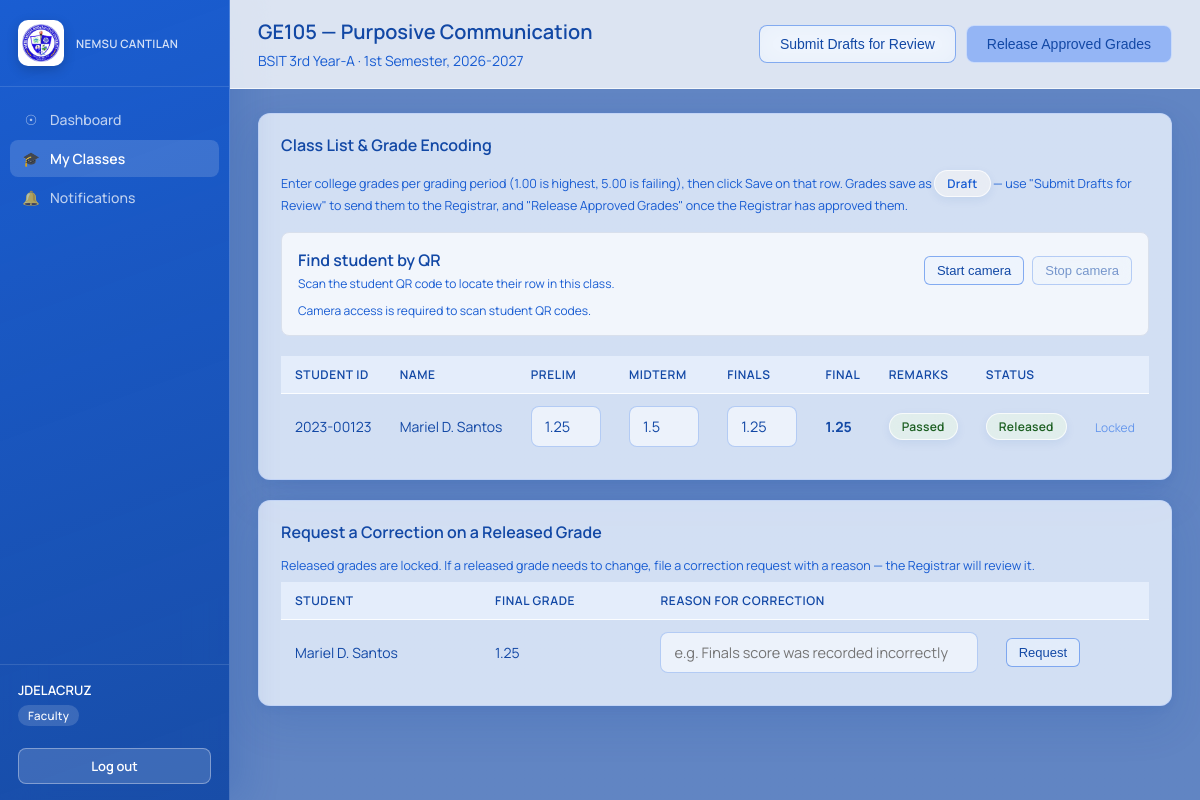
Page /faculty/classes/3/encode (signed in) on the committed database.
### tables this page shows
CREATE TABLE subjects (
    id INTEGER PRIMARY KEY AUTOINCREMENT,
    code TEXT UNIQUE NOT NULL,
    name TEXT NOT NULL,
    units REAL NOT NULL DEFAULT 3
);

CREATE TABLE sections (
    id INTEGER PRIMARY KEY AUTOINCREMENT,
    program TEXT NOT NULL,
    year_level TEXT NOT NULL,
    section_name TEXT NOT NULL,
    UNIQUE(program, year_level, section_name)
);

CREATE TABLE class_offerings (
    id INTEGER PRIMARY KEY AUTOINCREMENT,
    subject_id INTEGER NOT NULL REFERENCES subjects(id),
    section_id INTEGER NOT NULL REFERENCES sections(id),
    faculty_user_id INTEGER REFERENCES users(id),
    semester TEXT NOT NULL CHECK (semester IN ('1st Semester', '2nd Semester', 'Summer')),
    school_year TEXT NOT NULL
, meeting_time TEXT, meeting_days TEXT);

CREATE TABLE grades (
    id INTEGER PRIMARY KEY AUTOINCREMENT,
    enrollment_id INTEGER UNIQUE NOT NULL REFERENCES enrollments(id),
    prelim REAL,
    midterm REAL,
    finals REAL,
    final_grade REAL,
    remarks TEXT,
    status TEXT NOT NULL DEFAULT 'draft'
        CHECK (status IN ('draft', 'submitted', 'approved', 'released')),
    updated_at TEXT NOT NULL DEFAULT (datetime('now'))
);

CREATE TABLE students (
    user_id INTEGER PRIMARY KEY REFERENCES users(id) ON DELETE CASCADE,
    student_id TEXT UNIQUE NOT NULL,
    full_name TEXT NOT NULL,
    program TEXT NOT NULL,
    year_level TEXT NOT NULL,
    section TEXT NOT NULL
, profile_image TEXT);

### routes/faculty.py (the view, shortened to what this page needs)
@bp.route("/classes/<int:offering_id>/encode", methods=["GET", "POST"])
@role_required("faculty")
def encode(offering_id):
    conn = get_db()
    offering = _offering_belongs_to_me(conn, offering_id)
    subject = conn.execute("SELECT * FROM subjects WHERE id = ?",
                            (offering["subject_id"],)).fetchone()
    section = conn.execute("SELECT * FROM sections WHERE id = ?",
                            (offering["section_id"],)).fetchone()
    students = conn.execute(
        """SELECT st.user_id, st.student_id, st.full_name, g.id AS grade_id,
                  g.prelim, g.midterm, g.finals, g.final_grade, g.remarks, g.status
           FROM enrollments e
           JOIN students st ON st.user_id = e.student_user_id
           LEFT JOIN grades g ON g.enrollment_id = e.id
           WHERE e.offering_id = ?
           ORDER BY st.full_name""",
        (offering_id,),
    ).fetchall()
    conn.close()
    return render_template(
        "faculty/encode.html", offering=offering, subject=subject, section=section,
        students=students,
    )

### app.py (called while the page is built)
def create_app():
    app = Flask(__name__)
    app.secret_key = "ogvs-dev-secret-key-change-me"  # TODO: move to env var in production
    app.register_blueprint(auth_bp)
    app.register_blueprint(student_bp)
    app.register_blueprint(faculty_bp)
    app.register_blueprint(admin_bp)
    @app.context_processor
    def inject_globals():
        from flask import session
        return {"current_role": session.get("role"), "current_username": session.get("username")}
    @app.errorhandler(403)
    def forbidden(e):
        return "403 — You don't have access to this page.", 403
    @app.errorhandler(404)
    def not_found(e):
        return "404 — Page not found.", 404
    return app

### database.py (called while the page is built)
def get_db():
    DB_PATH.parent.mkdir(exist_ok=True)
    conn = sqlite3.connect(DB_PATH)
    conn.row_factory = sqlite3.Row
    conn.execute("PRAGMA foreign_keys = ON")
    return conn

### routes/faculty.py (called while the page is built)
def _offering_belongs_to_me(conn, offering_id):
    row = conn.execute(
        "SELECT * FROM class_offerings WHERE id = ? AND faculty_user_id = ?",
        (offering_id, session["user_id"]),
    ).fetchone()
    if not row:
        abort(403)
    return row

### templates/faculty/encode.html (shortened to what this page needs)
{% extends "base.html" %}
{% block page_title %}{{ subject.code }} — {{ subject.name }}{% endblock %}
{% block page_subtitle %}{{ section.program }} {{ section.year_level }}-{{ section.section_name }} · {{ offering.semester }}, {{ offering.school_year }}{% endblock %}
{% block topbar_actions %}
<div style="display:flex; gap:10px;">
  <form method="POST" action="{{ url_for('faculty.submit_for_review', offering_id=offering.id) }}">
    <button class="btn btn-outline" type="submit">Submit Drafts for Review</button>
  </form>
  <form method="POST" action="{{ url_for('faculty.release', offering_id=offering.id) }}">
    <button class="btn btn-gold" type="submit">Release Approved Grades</button>
  </form>
</div>
{% endblock %}
{% block content %}
<div class="card">
  <h3>Class List &amp; Grade Encoding</h3>
  <p style="color:var(--text-muted); font-size:12.5px; margin-bottom:16px;">
    Enter college grades per grading period (1.00 is highest, 5.00 is failing), then click Save on that row. Grades save as
    <span class="badge badge-draft">Draft</span> — use "Submit Drafts for Review" to
    send them to the Registrar, and "Release Approved Grades" once the Registrar
    has approved them.
  </p>
  <div class="student-qr-scanner">
    <div class="scanner-heading">
      <div>
        <h3>Find student by QR</h3>
        <p>Scan the student QR code to locate their row in this class.</p>
      </div>
      <div class="scanner-actions">
        <button class="btn btn-outline btn-sm" type="button" id="start-qr-scan">Start camera</button>
        <button class="btn btn-outline btn-sm" type="button" id="stop-qr-scan" disabled>Stop camera</button>
      </div>
    </div>
    <p id="student-qr-status" class="scanner-status" role="status" aria-live="polite">Camera access is required to scan student QR codes.</p>
  </div>
  <div class="table-wrap">
  <table>
    <thead>
      <tr>
        <th>Student ID</th><th>Name</th><th>Prelim</th><th>Midterm</th><th>Finals</th>
        <th>Final</th><th>Remarks</th><th>Status</th><th></th>
      </tr>
    </thead>
    <tbody>
      {% for s in students %}
      <tr data-student-id="{{ s.student_id }}">
        <form method="POST" action="{{ url_for('faculty.encode', offering_id=offering.id) }}">
        <td>{{ s.student_id }}</td>
        <td>{{ s.full_name }}</td>
        <td><input type="number" step="0.25" min="1" max="5" name="prelim" style="margin-bottom:0; width:70px;"
              value="{{ s.prelim if s.prelim is not none else '' }}"
              {% if s.status in ['approved','released'] %}disabled{% endif %}></td>
        <td><input type="number" step="0.25" min="1" max="5" name="midterm" style="margin-bottom:0; width:70px;"
              value="{{ s.midterm if s.midterm is not none else '' }}"
              {% if s.status in ['approved','released'] %}disabled{% endif %}></td>
        <td><input type="number" step="0.25" min="1" max="5" name="finals" style="margin-bottom:0; width:70px;"
              value="{{ s.finals if s.finals is not none else '' }}"
              {% if s.status in ['approved','released'] %}disabled{% endif %}></td>
        <td><strong>{{ s.final_grade if s.final_grade is not none else "—" }}</strong></td>
        <td>{% if s.remarks %}<span class="badge badge-{{ 'passed' if s.remarks == 'Passed' else ('failed' if s.remarks == 'Failed' else 'incomplete') }}">{{ s.remarks }}</span>{% else %}—{% endif %}</td>
        <td><span class="badge badge-{{ s.status or 'draft' }}">{{ (s.status or 'not started')|capitalize }}</span></td>
        <td>
          {% if s.status in ['approved','released'] %}
            <span style="color:#6597EC; font-size:12px;">Locked</span>
          {% else %}
            <button class="btn btn-primary btn-sm" type="submit">Save</button>
          {% endif %}
        </td>
        </form>
      </tr>
      {% endfor %}
    </tbody>
  </table>
  </div>
</div>
<div class="card">
  <h3>Request a Correction on a Released Grade</h3>
  <p style="color:var(--text-muted); font-size:12.5px;">
    Released grades are locked. If a released grade needs to change, file a
    correction request with a reason — the Registrar will review it.
  </p>
  {% set released_students = students|selectattr('status', 'equalto', 'released')|list %}
  {% if released_students %}
  <div class="table-wrap">
  <table>
    <thead><tr><th>Student</th><th>Final Grade</th><th>Reason for Correction</th><th></th></tr></thead>
    <tbody>
      {% for s in released_students %}
      <tr>
        <td>{{ s.full_name }}</td>
        <td>{{ s.final_grade }}</td>
        <form method="POST" action="{{ url_for('faculty.request_correction', grade_id=s.grade_id) }}">
        <td><input type="text" name="reason" placeholder="e.g. Finals score was recorded incorrectly" style="margin-bottom:0;" required></td>
        <td><button class="btn btn-outline btn-sm" type="submit">Request</button></td>
        </form>
      </tr>
      {% endfor %}
    </tbody>
  </table>
  </div>
  {% else %}
  <div class="empty-state">No released grades in this class yet.</div>
  {% endif %}
</div>
{% endblock %}

### static/css/style.css (style rules this page uses)
:root { --nemsu-navy: #1248a5; --nemsu-navy-dark: #1248a5; --nemsu-blue: #185cd2; --nemsu-blue-light: #ecf3fe; --nemsu-sky: #6597ec; --nemsu-gold: #94b5f5; --nemsu-gold-dark: #185cd2; --text-dark: #1248a5; --text-muted: #185cd2; --border: rgba(192,211,248,0.8); --bg: #ecf3fe; --white: #FFFFFF; --success: #1b5e20; --success-bg: #e8f5e9; --danger: #b71c1c; --danger-bg: #fdecea; --warning: #e65100; --warning-bg: #fff8e1; --info: #1248a5; --info-bg: #c0d3f8; --radius: 12px; --glass: rgba(236,243,254,0.82); --glass-strong: rgba(255,255,255,0.94); --shadow: 0 18px 42px rgba(18,72,165,0.14), 0 2px 8px rgba(18,72,165,0.08); }
* { box-sizing: border-box; }
body { margin: 0; font-family: 'Manrope', 'Segoe UI', Roboto, Arial, sans-serif; background: linear-gradient(rgba(18, 72, 165, 0.72), rgba(18, 72, 165, 0.72)), url('../img/1.jpg') center / cover fixed no-repeat; background-attachment: fixed; color: var(--text-dark); font-size: 15px; overflow-x: hidden; }
h1, h2, h3, h4 { margin: 0 0 6px; color: var(--text-dark); font-weight: 600; }
p { margin: 0 0 8px; color: var(--text-dark); }
.card { background: var(--glass); border: 1px solid var(--border); border-radius: var(--radius); box-shadow: var(--shadow); padding: 20px 22px; margin-bottom: 20px; }
.card h3 { font-size: 16px; margin-bottom: 14px; font-weight: 600; }
table { width: 100%; border-collapse: collapse; font-size: 14px; }
thead th { background: rgba(236,243,254,0.72); color: var(--nemsu-navy); text-align: left; padding: 10px 14px; font-size: 12px; font-weight: 600; text-transform: uppercase; letter-spacing: 0.05em; border-bottom: 1px solid rgba(255,255,255,0.68); }
tbody td { padding: 12px 14px; border-bottom: 1px solid rgba(192,211,248,0.55); vertical-align: middle; color: var(--text-dark); }
tbody tr:last-child td { border-bottom: none; }
.table-wrap { width: 100%; overflow-x: auto; -webkit-overflow-scrolling: touch; }
.table-wrap table { min-width: 640px; }
.badge { display: inline-block; padding: 4px 12px; border-radius: 99px; font-size: 12px; font-weight: 600; text-transform: capitalize; letter-spacing: 0.02em; border: 1px solid rgba(255,255,255,0.72); box-shadow: 0 3px 10px rgba(18,72,165,0.08); backdrop-filter: blur(10px); -webkit-backdrop-filter: blur(10px); }
.badge-passed, .badge-released, .badge-approved-status { background: rgba(232,245,233,0.68); color: var(--success); }
.badge-incomplete, .badge-draft { background: rgba(240,241,244,0.72); color: var(--text-muted); }
input[type=text], input[type=password], input[type=email], input[type=number], select, textarea { width: 100%; padding: 10px 13px; border: 1.5px solid rgba(101,151,236,0.42); border-radius: 8px; font-size: 14.5px; margin-bottom: 14px; background: rgba(255,255,255,0.58); color: var(--text-dark); font-family: inherit; transition: border-color 0.2s; }
.btn { display: inline-block; padding: 10px 20px; border-radius: 8px; border: none; font-size: 14px; font-weight: 500; cursor: pointer; text-decoration: none; text-align: center; transition: all 0.2s; border: 1px solid rgba(255,255,255,0.5); backdrop-filter: blur(12px); -webkit-backdrop-filter: blur(12px); }
.btn-gold { background: var(--nemsu-gold); color: var(--nemsu-navy); }
.btn-outline { background: rgba(236,243,254,0.65); color: var(--nemsu-navy); border: 1.5px solid rgba(54,118,231,0.58); }
.btn-sm { padding: 6px 12px; font-size: 13px; border-radius: 6px; }
.student-qr-scanner { margin: 18px 0 20px; padding: 16px; border: 1px solid #d9e0ec; border-radius: 8px; background: rgba(255,255,255,0.72); }
.scanner-heading { display: flex; align-items: center; justify-content: space-between; gap: 16px; }
.scanner-heading h3 { margin-bottom: 4px; }
.scanner-heading p, .scanner-status { margin: 0; color: var(--text-muted); font-size: 12px; }
.scanner-actions { display: flex; gap: 8px; flex-wrap: wrap; }
.scanner-actions button:disabled { cursor: not-allowed; opacity: 0.55; }
.scanner-status { margin-top: 10px; }

### rows in the picture
subjects: code "GE105", name "Purposive Communication"
sections: program "BSIT", year_level "3rd Year", section_name "A"
class_offerings: semester "1st Semester", school_year "2026-2027"
grades: student_id "2023-00123", full_name "Mariel D. Santos", prelim "1.25", midterm "1.5", finals "1.25", final_grade "1.25", remarks "Passed", status "Released", shows "Locked"

### other values in the picture
{{ 'REGISTRAR' if current_role == 'admin' else current_username|upper }} "JDELACRUZ"
{{ current_role }} "Faculty"
